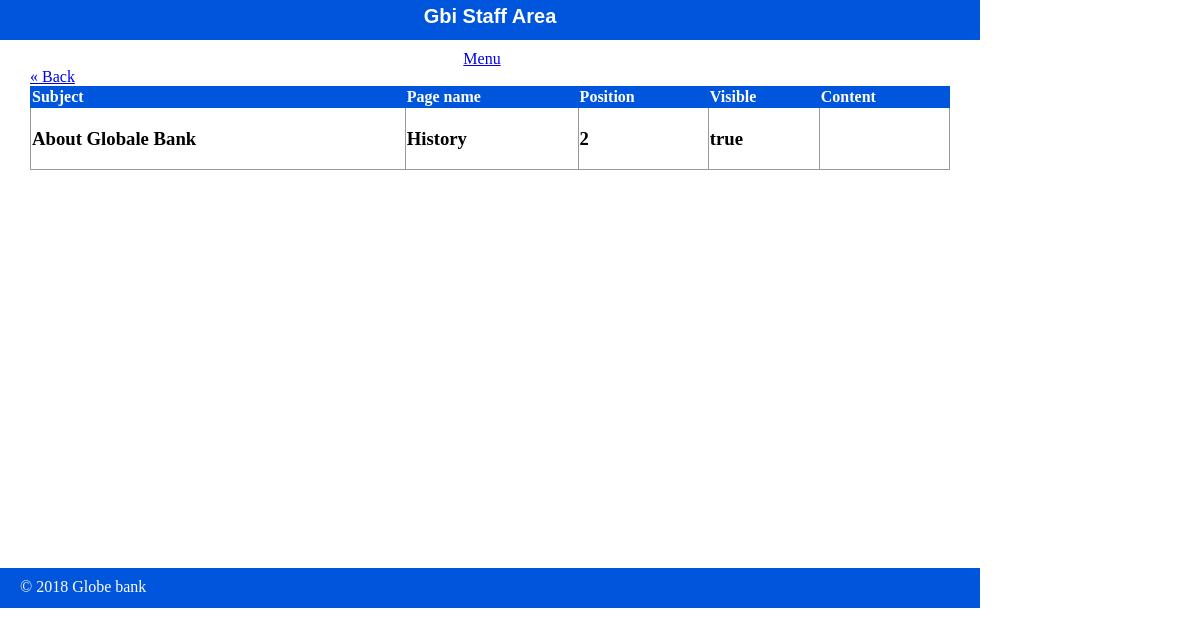
The app's page /staff/pages/show.php?id=2, older data.
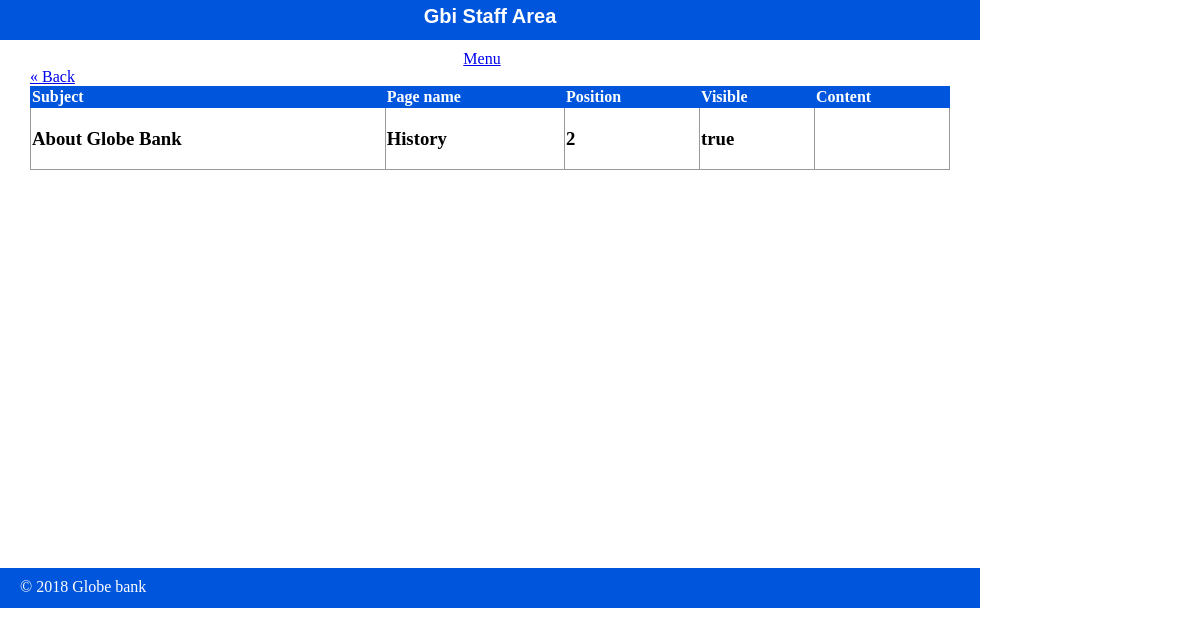
The same page, newer data.
### tables this page shows
CREATE TABLE `subjects` (
  `id` int(11) NOT NULL,
  `menu_name` varchar(255) DEFAULT NULL,
  `position` int(3) DEFAULT NULL,
  `visible` tinyint(1) DEFAULT NULL
);

### private/functions.php (called while the page is built, shortened)
<?php
function url_for($script_path){
  return WWW_ROOT . $script_path;
}
function h($string=""){
  return htmlspecialchars($string);
}
?>

### private/query_functions.php (called while the page is built, shortened)
<?php
  function find_subject_by_id($id){
    global $db;
    $sql = "SELECT * FROM subjects ";
    $sql .= "WHERE id='" . $id . "'";
    $result = mysqli_query($db, $sql);
    $subject = mysqli_fetch_assoc($result);
    return $subject;
  }
  function find_page_by_id($id){
    global $db;
    $sql = "SELECT * FROM page ";
    $sql .= "WHERE id='" . $id . "'";
    $result = mysqli_query($db, $sql);
    $page = mysqli_fetch_assoc($result);
    return $page;
  }
 ?>

### public/staff/pages/show.php (the view, shortened to what this page needs)
<?php
  $id = $_GET['id'] ?? '1';
  $page = find_page_by_id($id);
 ?>
<?php include(SHARED_PATH . '/staff_header.php');?>
<div id="content">
<a href="<?php echo url_for('/staff/pages/index.php');
?>">&laquo; Back</a>
<table class="list">
  <tr>
    <th>Subject</th>
    <th>Page name</th>
    <th>Position</th>
    <th>Visible</th>
    <th>Content</th>
  </tr>
  <tr>
    <?php $subject = find_subject_by_id($page['subject_id']); ?>
    <td><h3> <?php echo h($subject['menu_name']);?> </h3></td>
    <td><h3> <?php echo h($page['page_name']);?> </h3></td>
    <td><h3> <?php echo h($page['position']);?> </h3></td>
    <td><h3> <?php echo   $page['visible'] == '1' ? 'true' : 'false';?> </h3></td>
    <td><h3> <?php echo h($page['content']);?> </h3></td>
  </tr>
</table>
</div>
<?php include(SHARED_PATH . '/staff_footer.php'); ?>

Row changes from the older to the newer data that the page shows:
changed subjects: menu_name "About Globale Bank" → "About Globe Bank"
